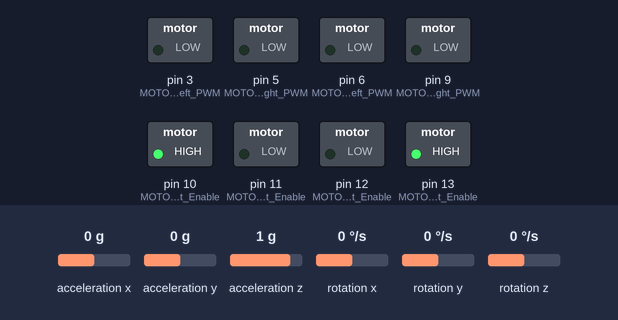
A sketch run on a simulated Arduino Uno, built with avr-gcc and run on an emulated ATmega328P. Parts: switched loads named in the sketch (green lamp = pin HIGH). The inputs (shaded band) are chosen by the test bench; at power-on: acceleration x 0 g, acceleration y 0 g, acceleration z 1 g, rotation x 0 °/s, rotation y 0 °/s, rotation z 0 °/s. What the sketch prints to the serial monitor is not drawn.

Above: at 9.0 s.
9.1 s: acceleration x set to 0.8 g
At 9.8 s:
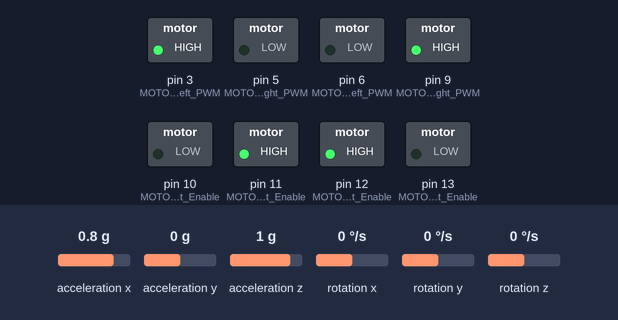
10.6 s: acceleration x set to -1.4 g
At 11.3 s:
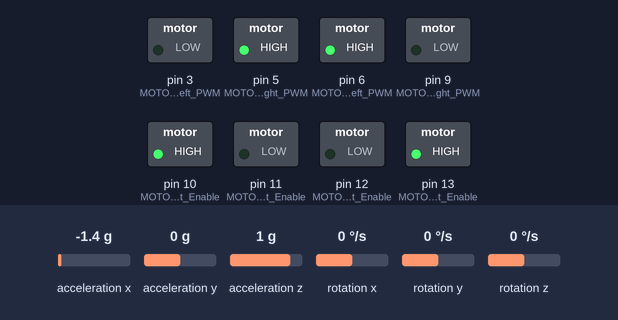
12.1 s: acceleration x set to 0 g
At 13.3 s:
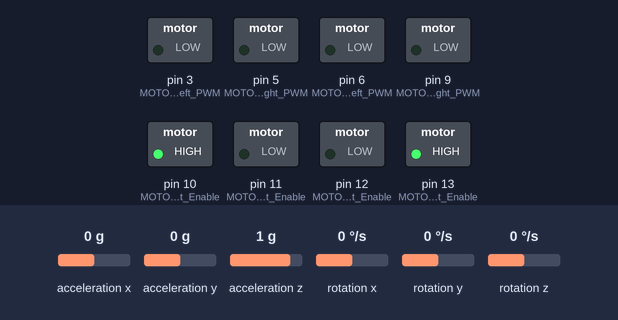
13.6 s: acceleration x set to -0.8 g
At 14.3 s:
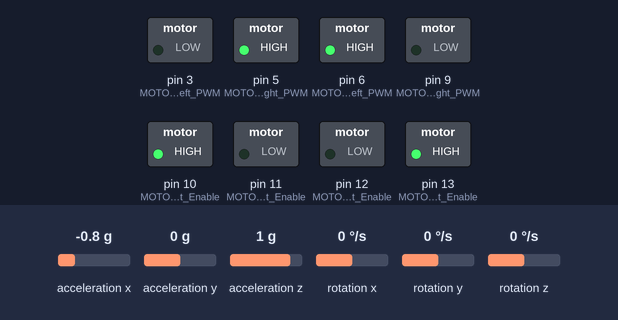
Timing chart, 0 to 16.1 s (numbered marks = the images above; inputs shaded):
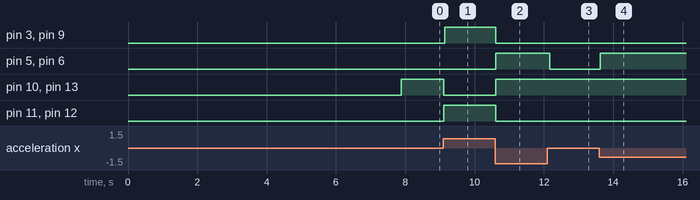

Measured:
- after the input at 9.1 s, pin 3 (MOTOR1_Left_PWM), pin 9 (MOTOR2_Right_PWM), pin 11 (MOTOR1_Left_Enable), pin 12 (MOTOR2_Right_Enable): LOW → HIGH at once; pin 10 (MOTOR1_Right_Enable), pin 13 (MOTOR2_Left_Enable): HIGH → LOW at once
- after the input at 10.6 s, pin 3 (MOTOR1_Left_PWM), pin 9 (MOTOR2_Right_PWM), pin 11 (MOTOR1_Left_Enable), pin 12 (MOTOR2_Right_Enable): HIGH → LOW at once; pin 5 (MOTOR1_Right_PWM), pin 6 (MOTOR2_Left_PWM), pin 10 (MOTOR1_Right_Enable), pin 13 (MOTOR2_Left_Enable): LOW → HIGH at once
- after the input at 12.1 s, pin 5 (MOTOR1_Right_PWM), pin 6 (MOTOR2_Left_PWM): HIGH → LOW after 0.07 s
- after the input at 13.6 s, pin 5 (MOTOR1_Right_PWM), pin 6 (MOTOR2_Left_PWM): LOW → HIGH at once

The sketch:

NanoBalancingRobot.ino
```cpp
#include "MPU9250.h"
#include "motors.h"
#include <PID_v1.h>


MPU9250 mpu;
double SetpointPID, InputPID, OutputPID;
double Kp= 100 , Ki=0, Kd=0;
PID myPID(&InputPID, &OutputPID, &SetpointPID, Kp, Ki, Kd, DIRECT);
rotation rot;


void setup()
{
    Serial.begin(115200);
    Wire.begin();

    delay(2000);
    mpu.setup();

    turnOffMotors();
    set_motors_pins_output();

    for(int i = 0 ;i <1000;i++)//get true value by measuring of many times
      mpu.update();

    SetpointPID = mpu.getPitch();//default point is starting point

    //turn the PID on
    myPID.SetMode(AUTOMATIC);
}

void loop()
{
   // static uint32_t prev_ms = millis();
    //if ((millis() - prev_ms) > 16)
    //{

        mpu.update();
        InputPID= mpu.getPitch();

        if (InputPID < SetpointPID)
        {
          rot = LEFT;
        }
        else
        {
          InputPID = SetpointPID - InputPID ; //other side should has also values of control (PID returns ~0 when overshots)
          rot = RIGHT;
        }


        myPID.Compute();
//       if (InputPID < SetpointPID)
//          OutputPID = -255;
//       else
//          OutputPID = 255;

        int motor_speed = 0;

        if (OutputPID < 0)
        {
            motor_speed = -OutputPID;
        }
        else
        {
            motor_speed = OutputPID;
        }

        if (motor_speed > 255)
            motor_speed = 255;

         // motor_speed =0 ;
        motorControl(1,motor_speed,rot);
        motorControl(2,motor_speed,rot);


        Serial.print("motor_speed: ");
        Serial.print(motor_speed);

        if (rot == LEFT)
          Serial.println(", rotation: LEFT");
        else if (rot == RIGHT)
          Serial.println(", rotation: RIGHT");

        Serial.print("Input PID:");
        Serial.println(InputPID);

        Serial.print("Output PID:");
        Serial.println(OutputPID);

        Serial.print("Setpoint PID:");
        Serial.println(SetpointPID);

      //  prev_ms = millis();
    //}
//    delay(1000);
}
```

motors.h
```cpp
#ifndef _MOTORS_H_
#define _MOTORS_H_

#define MOTOR1_Left_PWM 3
#define MOTOR1_Left_Enable 11
#define MOTOR1_Right_PWM 5
#define MOTOR1_Right_Enable 10

#define MOTOR2_Left_PWM 6
#define MOTOR2_Left_Enable 13
#define MOTOR2_Right_PWM 9
#define MOTOR2_Right_Enable 12

enum rotation
{
  LEFT,
  RIGHT,
  NONE
};


void set_motors_pins_output(void);
void motor_control(uint8_t, uint8_t, rotation);
void set_motors_pins_off(void);


#endif //_MOTORS_H_
```

motors.ino
```cpp
void turnOffMotors()
{
  motorControl(1,0,NONE);
  motorControl(2,0,NONE);

}
void motorControl(uint8_t motor_number, uint8_t motor_speed, rotation motor_direction)
{
  if (motor_number == 1)
  {
    if (motor_direction == LEFT)
    {
      digitalWrite(MOTOR1_Right_Enable, LOW);
      analogWrite(MOTOR1_Right_PWM, 0);

      digitalWrite(MOTOR1_Left_Enable, HIGH);
      analogWrite(MOTOR1_Left_PWM, motor_speed);

    }
    else if(motor_direction == RIGHT)
    {
      digitalWrite(MOTOR1_Left_Enable, LOW);
      analogWrite(MOTOR1_Left_PWM, 0);

      digitalWrite(MOTOR1_Right_Enable, HIGH);
      analogWrite(MOTOR1_Right_PWM, motor_speed);
    }
    else
      set_motors_pins_off;

  }
  else if (motor_number == 2)
  {
    if (motor_direction == RIGHT)
    {
      digitalWrite(MOTOR2_Right_Enable, LOW);
      analogWrite(MOTOR2_Right_PWM, 0);

      digitalWrite(MOTOR2_Left_Enable, HIGH);
      analogWrite(MOTOR2_Left_PWM, motor_speed);

    }
    else if(motor_direction == LEFT)
    {
      digitalWrite(MOTOR2_Left_Enable, LOW);
      analogWrite(MOTOR2_Left_PWM, 0);

      digitalWrite(MOTOR2_Right_Enable, HIGH);
      analogWrite(MOTOR2_Right_PWM, motor_speed);
    }
  }
    else
      set_motors_pins_off;
}
void set_motors_pins_output(void)
{
  pinMode(MOTOR1_Left_PWM, OUTPUT);
  pinMode(MOTOR1_Left_Enable, OUTPUT);
  pinMode(MOTOR1_Right_PWM, OUTPUT);
  pinMode(MOTOR1_Right_Enable, OUTPUT);

  pinMode(MOTOR2_Left_PWM, OUTPUT);
  pinMode(MOTOR2_Left_Enable, OUTPUT);
  pinMode(MOTOR2_Right_PWM, OUTPUT);
  pinMode(MOTOR2_Right_Enable, OUTPUT);
}
void set_motors_pins_off(void)
{
  digitalWrite(MOTOR1_Left_Enable, LOW);
  digitalWrite(MOTOR1_Right_Enable, LOW);
  analogWrite(MOTOR1_Left_PWM, 0);
  analogWrite(MOTOR1_Right_PWM, 0);

  digitalWrite(MOTOR2_Left_Enable, LOW);
  digitalWrite(MOTOR2_Right_Enable, LOW);
  analogWrite(MOTOR2_Left_PWM, 0);
  analogWrite(MOTOR2_Right_PWM, 0);
}
```
